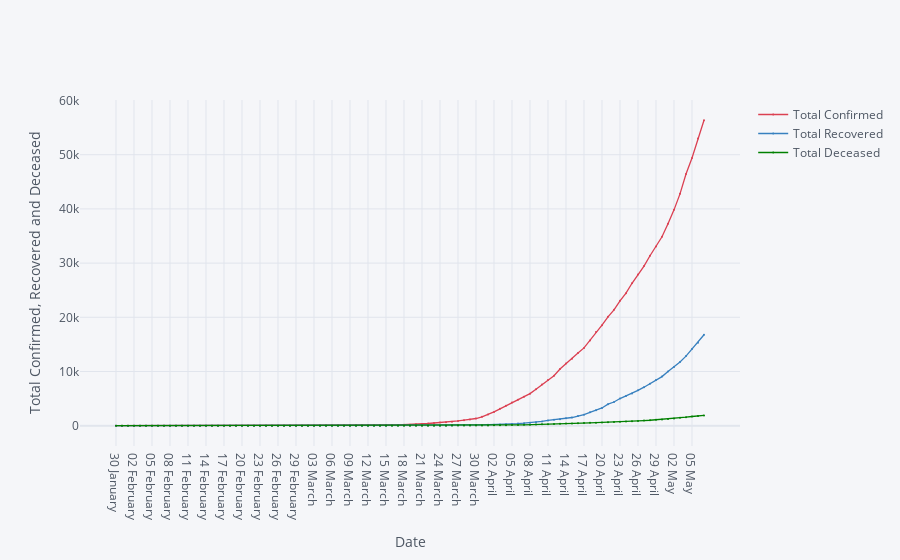

The code cell stored with this chart in its notebook:
### Markdown cell above
# Total confirmed, recovered and deceased- datewise.

### Code cell
df6.iplot(kind= 'scatter', x= 'Date', y=['Total Confirmed', 'Total Recovered', 'Total Deceased'], mode= 'markers+lines', xTitle= 'Date', yTitle= 'Total Confirmed, Recovered and Deceased', color= ['red', 'blue', 'green'], size= 2)

### Figure 1 — Plotly figure (JSON) as saved in the notebook; plotly's stock layout.template omitted (floating-point values rounded to 4 significant figures)
{"data": [{"line": {"color": "rgba(219, 64, 82, 1.0)", "dash": "solid", "shape": "linear", "width": 1.3}, "marker": {"size": 2, "symbol": "circle"}, "mode": "markers+lines", "name": "Total Confirmed", "text": "", "type": "scatter", "x": ["30 January ", "31 January ", "01 February ", "02 February ", "03 February ", "04 February ", "05 February ", "06 February ", "07 February ", "08 February ", "09 February ", "10 February ", "11 February ", "12 February ", "13 February ", "14 February ", "15 February ", "16 February ", "17 February ", "18 February ", "19 February ", "20 February ", "21 February ", "22 February ", "23 February ", "24 February ", "25 February ", "26 February ", "27 February ", "28 February ", "29 February ", "01 March ", "02 March ", "03 March ", "04 March ", "05 March ", "06 March ", "07 March ", "08 March ", "09 March ", "10 March ", "11 March ", "12 March ", "13 March ", "14 March ", "15 March ", "16 March ", "17 March ", "18 March ", "19 March ", "20 March ", "21 March ", "22 March ", "23 March ", "24 March ", "25 March ", "26 March ", "27 March ", "28 March ", "29 March ", "30 March ", "31 March ", "01 April ", "02 April ", "03 April ", "04 April ", "05 April ", "06 April ", "07 April ", "08 April ", "09 April ", "10 April ", "11 April ", "12 April ", "13 April ", "14 April ", "15 April ", "16 April ", "17 April ", "18 April ", "19 April ", "20 April ", "21 April ", "22 April ", "23 April ", "24 April ", "25 April ", "26 April ", "27 April ", "28 April ", "29 April ", "30 April ", "01 May ", "02 May ", "03 May ", "04 May ", "05 May ", "06 May ", "07 May "], "y": [1, 1, 1, 2, 3, 3, 3, 3, 3, 3, 3, 3, 3, 3, 3, 3, 3, 3, 3, 3, 3, 3, 3, 3, 3, 3, 3, 3, 3, 3, 3, 3, 5, 6, 28, 30, 31, 34, 39, 48, 63, 71, 81, 91, 102, 112, 126, 146, 171, 198, 256, 334, 403, 497, 571, 657, 730, 883, 1019, 1139, 1326, 1635, 2059, 2545, 3105, 3684, 4293, 4777, 5350, 5915, 6728, 7599, 8453, 9211, 10454, 11485, 12371, 13432, 14354, 15725, 17305, 18544, 20081, 21373, 23040, 24448, 26283, 27890, 29458, 31360, 33065, 34866, 37262, 39826, 42778, 46434, 49405, 53007, 56351]}, {"line": {"color": "rgba(55, 128, 191, 1.0)", "dash": "solid", "shape": "linear", "width": 1.3}, "marker": {"size": 2, "symbol": "circle"}, "mode": "markers+lines", "name": "Total Recovered", "text": "", "type": "scatter", "x": ["30 January ", "31 January ", "01 February ", "02 February ", "03 February ", "04 February ", "05 February ", "06 February ", "07 February ", "08 February ", "09 February ", "10 February ", "11 February ", "12 February ", "13 February ", "14 February ", "15 February ", "16 February ", "17 February ", "18 February ", "19 February ", "20 February ", "21 February ", "22 February ", "23 February ", "24 February ", "25 February ", "26 February ", "27 February ", "28 February ", "29 February ", "01 March ", "02 March ", "03 March ", "04 March ", "05 March ", "06 March ", "07 March ", "08 March ", "09 March ", "10 March ", "11 March ", "12 March ", "13 March ", "14 March ", "15 March ", "16 March ", "17 March ", "18 March ", "19 March ", "20 March ", "21 March ", "22 March ", "23 March ", "24 March ", "25 March ", "26 March ", "27 March ", "28 March ", "29 March ", "30 March ", "31 March ", "01 April ", "02 April ", "03 April ", "04 April ", "05 April ", "06 April ", "07 April ", "08 April ", "09 April ", "10 April ", "11 April ", "12 April ", "13 April ", "14 April ", "15 April ", "16 April ", "17 April ", "18 April ", "19 April ", "20 April ", "21 April ", "22 April ", "23 April ", "24 April ", "25 April ", "26 April ", "27 April ", "28 April ", "29 April ", "30 April ", "01 May ", "02 May ", "03 May ", "04 May ", "05 May ", "06 May ", "07 May "], "y": [0, 0, 0, 0, 0, 0, 0, 0, 0, 0, 0, 0, 0, 0, 1, 1, 1, 2, 2, 2, 2, 3, 3, 3, 3, 3, 3, 3, 3, 3, 3, 3, 3, 3, 3, 3, 3, 3, 3, 3, 4, 4, 4, 10, 10, 13, 14, 15, 15, 20, 23, 23, 23, 25, 40, 43, 50, 75, 85, 102, 137, 150, 169, 191, 230, 286, 329, 394, 469, 565, 635, 786, 972, 1086, 1198, 1365, 1509, 1767, 2040, 2466, 2854, 3273, 3976, 4370, 5012, 5496, 5938, 6523, 7103, 7739, 8429, 9059, 10021, 10852, 11763, 12845, 14140, 15301, 16776]}, {"line": {"color": "rgba(0, 128, 0, 1.0)", "dash": "solid", "shape": "linear", "width": 1.3}, "marker": {"size": 2, "symbol": "circle"}, "mode": "markers+lines", "name": "Total Deceased", "text": "", "type": "scatter", "x": ["30 January ", "31 January ", "01 February ", "02 February ", "03 February ", "04 February ", "05 February ", "06 February ", "07 February ", "08 February ", "09 February ", "10 February ", "11 February ", "12 February ", "13 February ", "14 February ", "15 February ", "16 February ", "17 February ", "18 February ", "19 February ", "20 February ", "21 February ", "22 February ", "23 February ", "24 February ", "25 February ", "26 February ", "27 February ", "28 February ", "29 February ", "01 March ", "02 March ", "03 March ", "04 March ", "05 March ", "06 March ", "07 March ", "08 March ", "09 March ", "10 March ", "11 March ", "12 March ", "13 March ", "14 March ", "15 March ", "16 March ", "17 March ", "18 March ", "19 March ", "20 March ", "21 March ", "22 March ", "23 March ", "24 March ", "25 March ", "26 March ", "27 March ", "28 March ", "29 March ", "30 March ", "31 March ", "01 April ", "02 April ", "03 April ", "04 April ", "05 April ", "06 April ", "07 April ", "08 April ", "09 April ", "10 April ", "11 April ", "12 April ", "13 April ", "14 April ", "15 April ", "16 April ", "17 April ", "18 April ", "19 April ", "20 April ", "21 April ", "22 April ", "23 April ", "24 April ", "25 April ", "26 April ", "27 April ", "28 April ", "29 April ", "30 April ", "01 May ", "02 May ", "03 May ", "04 May ", "05 May ", "06 May ", "07 May "], "y": [0, 0, 0, 0, 0, 0, 0, 0, 0, 0, 0, 0, 0, 0, 0, 0, 0, 0, 0, 0, 0, 0, 0, 0, 0, 0, 0, 0, 0, 0, 0, 0, 0, 0, 0, 0, 0, 0, 0, 0, 0, 0, 1, 1, 2, 2, 2, 3, 3, 4, 4, 4, 7, 9, 10, 11, 16, 19, 24, 27, 41, 47, 53, 69, 83, 96, 118, 134, 161, 181, 227, 249, 290, 332, 359, 396, 423, 449, 487, 522, 560, 593, 646, 682, 722, 781, 825, 881, 939, 1008, 1079, 1154, 1231, 1323, 1463, 1566, 1694, 1785, 1889]}], "layout": {"legend": {"bgcolor": "#F5F6F9", "font": {"color": "#4D5663"}}, "paper_bgcolor": "#F5F6F9", "plot_bgcolor": "#F5F6F9", "title": {"font": {"color": "#4D5663"}}, "xaxis": {"gridcolor": "#E1E5ED", "showgrid": true, "tickfont": {"color": "#4D5663"}, "title": {"font": {"color": "#4D5663"}, "text": "Date"}, "zerolinecolor": "#E1E5ED"}, "yaxis": {"gridcolor": "#E1E5ED", "showgrid": true, "tickfont": {"color": "#4D5663"}, "title": {"font": {"color": "#4D5663"}, "text": "Total Confirmed, Recovered and Deceased"}, "zerolinecolor": "#E1E5ED"}}}
